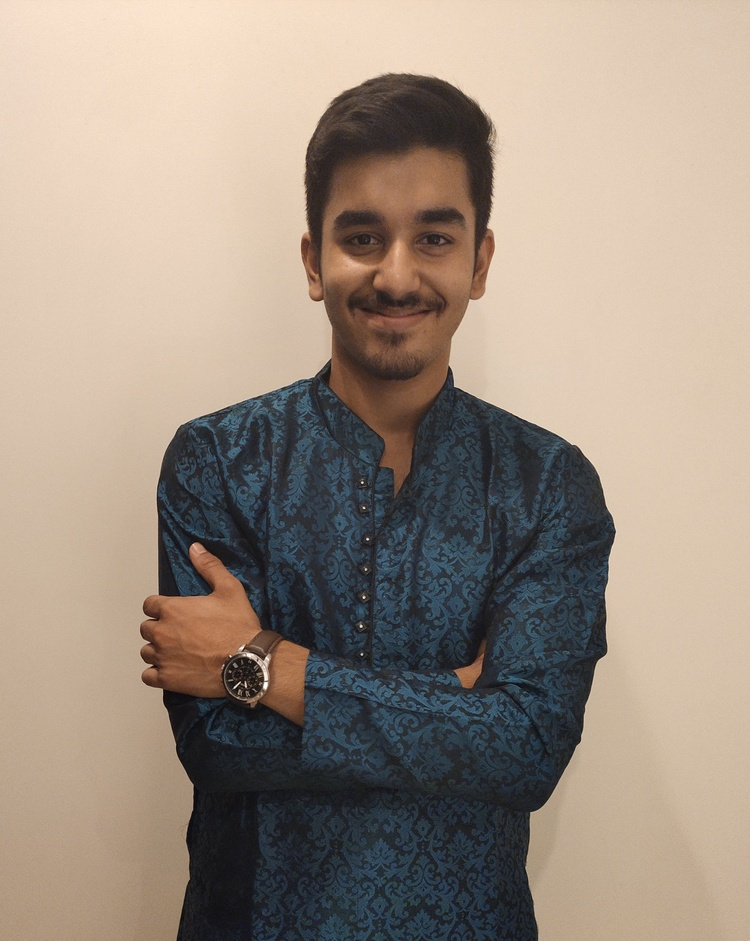
#> input picture data/my_photo.jpg, 750 x 941 px, shrunk from 2552 x 3204 before the run
$ python 'create histogram.py'
#> lines starting #> are read from the running program, lines starting #| are printed output that depends on the picture
import numpy as np
import cv2
import matplotlib.pyplot as plt

def img_read():
    while True:
        path=input("Enter the image's path(full path): ")
#> the answer given: data/my_photo.jpg
        pic = cv2.imread(path)
#> pic is the input picture: shape (941, 750, 3); mean B, G, R 129.3, 142.6, 156.7
        if pic is None:
            print("Wrong file path entered")
            continue
        else:
            return pic
            break

def create_hist(img):
    color = ( 'b' , 'g' , 'r' )
    for i,col in enumerate(color):
        result=cv2.calcHist([img],[i],None,[256],[0,256])
        plt.plot(result,color=col)
        plt.xlim([0,256])
    plt.title("Histogram")
    plt.show()
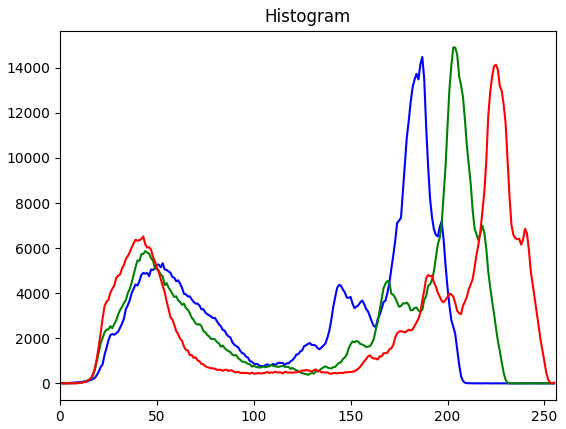
#> figure drawn by matplotlib, 1 panel; curve peaks at x = 187, y = 14481; curve peaks at x = 203, y = 14904; curve peaks at x = 225, y = 14134

IMG = img_read()
create_hist(IMG)
